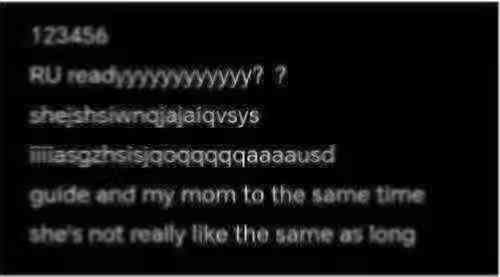
#> input picture test.jpg, 500 x 277 px, found by its file name
$ python four.py
#> lines starting #> are read from the running program, lines starting #| are printed output that depends on the picture
#> further down, img is the input picture: PIL image 500x277 RGB; min 0, max 255, mean 19.4
import numpy as np
from PIL import Image

def down_sample_2x(img_arr):
    H, W, C = img_arr.shape
#> H = 277; W = 500; C = 3
    new_H = H // 2
#> new_H = 138
    new_W = W // 2
#> new_W = 250
    dst = np.zeros((new_H, new_W, C), dtype=np.uint8)
    for y in range(new_H):
        for x in range(new_W):
            dst[y, x] = img_arr[2 * y, 2 * x]
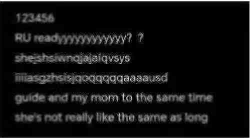
#> dst: shape (138, 250, 3); min 0, max 255, mean 18.8
    return dst

def up_sample_2x(img_arr):
    H, W, C = img_arr.shape
#> H = 138; W = 250; C = 3
    new_H = H * 2
#> new_H = 276
    new_W = W * 2
#> new_W = 500
    dst = np.zeros((new_H, new_W, C), dtype=np.uint8)
    for y in range(new_H):
        for x in range(new_W):
            src_y = y // 2
            src_x = x // 2
            dst[y, x] = img_arr[src_y, src_x]
#> dst: shape (276, 500, 3)
    return dst

if __name__ == "__main__":
    img = Image.open("test.jpg")
    img_np = np.array(img)
    img_down = down_sample_2x(img_np)
    img_up = up_sample_2x(img_down)
    Image.fromarray(img_np).save("origin.jpg")
    Image.fromarray(img_down).save("down_2x.jpg")
    Image.fromarray(img_up).save("up_2x.jpg")
    print("原图尺寸：", img_np.shape[:2])
#| 原图尺寸： (277, 500)
    print("下采样后尺寸：", img_down.shape[:2])
#| 下采样后尺寸： (138, 250)
    print("上采样后尺寸：", img_up.shape[:2])
#| 上采样后尺寸： (276, 500)
